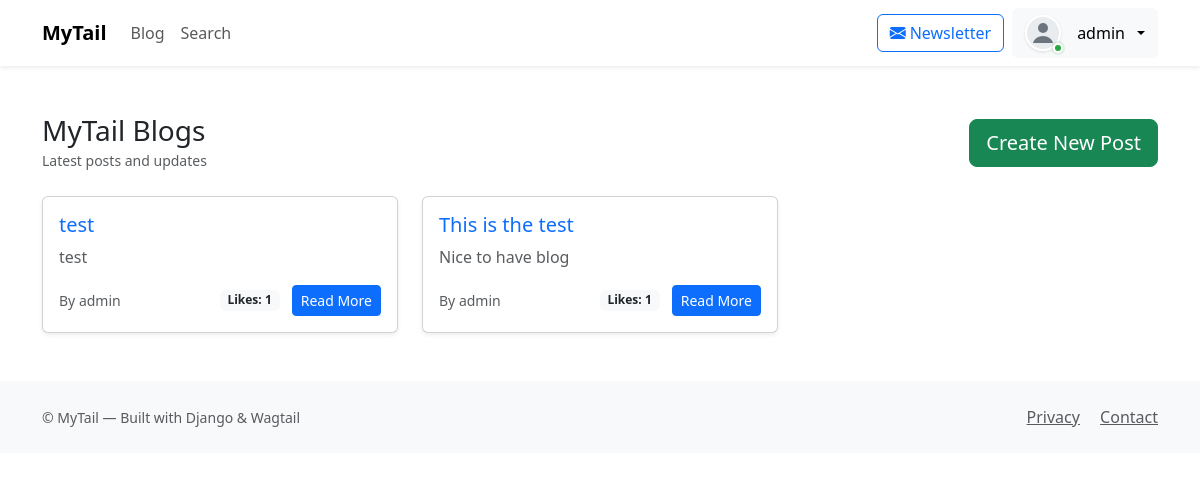
/blog/ (signed in), run on an earlier commit of the app's database.
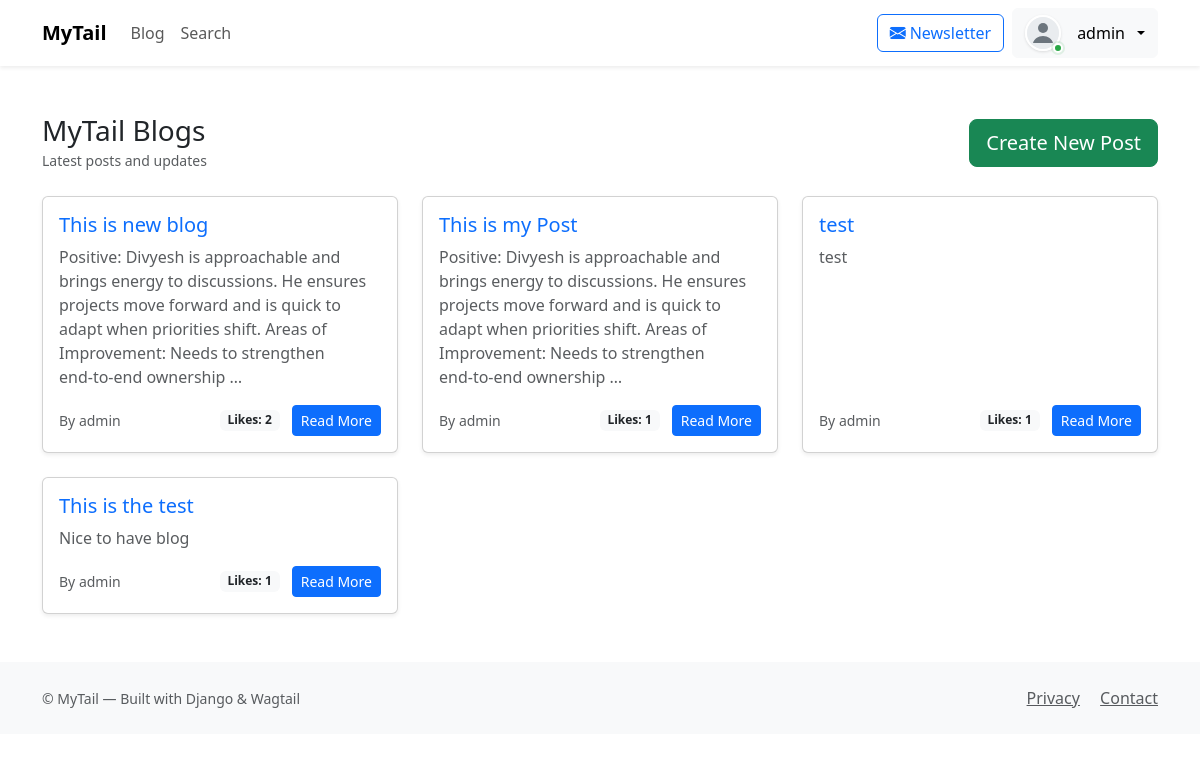
And on a later commit of the database.
### blog/models.py (models this page shows, shortened)
class BlogPost(models.Model):
    title = models.CharField(max_length=200)
    content = models.TextField()
    author = models.ForeignKey(User, on_delete=models.CASCADE)
    created_at = models.DateTimeField(auto_now_add=True)
    updated_at = models.DateTimeField(auto_now=True)
    def total_likes(self):
        return self.likes.count()

### blog/views.py (the view)
# urls.py: path('', views.blog_list, name='blog_list'),
def blog_list(request):
    posts = BlogPost.objects.all().order_by('-created_at')
    return render(request, 'blog/blog_list.html', {'posts': posts})

### blog/templates/blog/blog_list.html
{% extends "base.html" %}
{% load static %}
{% block content %}
<div class="container mt-5">
  <div class="d-flex justify-content-between align-items-center mb-4">
    <div>
      <h1 class="h3 mb-0">MyTail Blogs</h1>
      <small class="text-muted">Latest posts and updates</small>
    </div>
    <div>
      <a href="{% url 'blog_create' %}" class="btn btn-success btn-lg">Create New Post</a>
    </div>
  </div>
  <div class="row g-4">
    {% for post in posts %}
      <div class="col-12 col-md-6 col-lg-4">
        <div class="card h-100 shadow-sm">
          <div class="card-body d-flex flex-column">
            <h5 class="card-title text-primary">{{ post.title }}</h5>
            <p class="card-text text-muted">{{ post.content|truncatewords:30 }}</p>
            <div class="mt-auto d-flex justify-content-between align-items-center">
              <small class="text-muted">By {{ post.author.username }}</small>
              <div>
                <span class="badge bg-light text-dark me-2">Likes: {{ post.total_likes }}</span>
                <a href="{% url 'blog_detail' post.pk %}" class="btn btn-sm btn-primary">Read More</a>
              </div>
            </div>
          </div>
        </div>
      </div>
    {% empty %}
      <div class="col-12">
        <div class="alert alert-info">No blog posts yet.</div>
      </div>
    {% endfor %}
  </div>
</div>
{% endblock %}

### mysite/templates/base.html (shortened to what this page needs)
{% load static wagtailcore_tags wagtailuserbar %}
<!DOCTYPE html>
<html lang="en">
    <head>
    <link href="https://cdn.jsdelivr.net/npm/bootstrap@5.3.2/dist/css/bootstrap.min.css" rel="stylesheet">
    <link rel="stylesheet" href="{% static 'css/bootstrap-helpers.css' %}">
    <link rel="stylesheet" type="text/css" href="{% static 'css/mysite.css' %}">
    <link rel="stylesheet" href="https://cdn.jsdelivr.net/npm/bootstrap-icons@1.10.5/font/bootstrap-icons.css">
    </head>
    <body class="{% if request.user.is_authenticated %}{{ request.user.userprofile.default_theme }}{% else %}light{% endif %} {% block body_class %}{% endblock %}">
                <nav class="navbar navbar-expand-lg navbar-light bg-white shadow-sm">
                    <div class="container">
                        <a class="navbar-brand fw-bold" href="/">MyTail</a>
                        <div class="collapse navbar-collapse" id="mainNav">
                            <ul class="navbar-nav me-auto mb-2 mb-lg-0">
                                <li class="nav-item"><a class="nav-link" href="{% url 'blog_list' %}">Blog</a></li>
                                <li class="nav-item"><a class="nav-link" href="{% url 'search' %}">Search</a></li>
                            </ul>
                                                        <div class="d-flex align-items-center">
                                                                <button class="btn btn-outline-primary me-2" data-bs-toggle="modal" data-bs-target="#newsletterModal"><i class="bi bi-envelope-fill me-1"></i>Newsletter</button>
                                                                {% if request.user.is_authenticated %}
                                                                    <div class="dropdown">
                                                                                                            <button class="btn btn-light dropdown-toggle d-flex align-items-center gap-2" type="button" id="userMenu" data-bs-toggle="dropdown" aria-expanded="false">
                                                                                                                <span class="avatar-wrapper me-2">
                                                                                                                    <img src="{% static 'img/default-avatar.svg' %}" alt="{{ request.user.username }}" class="user-avatar">
                                                                                                                    <span class="online-dot" title="Online"></span>
                                                                                                                </span>
                                                                                                                <span class="d-none d-md-inline">{{ request.user.username }}</span>
                                                                                                            </button>
                                                                    </div>
                                                                {% else %}
                                                                    <a href="{% url 'login' %}" class="btn btn-outline-secondary me-2">Login</a>
                                                                    <a href="{% url 'signup' %}" class="btn btn-primary">Sign up</a>
                                                                {% endif %}
                                                        </div>
                        </div>
                    </div>
                </nav>
                {% block content %}{% endblock %}
                <footer class="bg-light mt-5 py-4">
                    <div class="container d-flex justify-content-between align-items-center">
                        <div>
                            <small class="text-muted">&copy; {{ now.year }} MyTail — Built with Django & Wagtail</small>
                        </div>
                        <div>
                            <a href="#" class="text-muted me-3">Privacy</a>
                            <a href="#" class="text-muted">Contact</a>
                        </div>
                    </div>
                </footer>
    </body>
</html>

What changed in the data, as far as the page shows it:
added BlogPost: title "This is new blog", content "Positive: Divyesh is approachable and brings energy to discussions. He ensures projects move forward and is quick to adapt when priorities shift. Areas of Improvement: Needs to strengthen end‑to‑end ownership …", author.username "admin", total_likes "2"
added BlogPost: title "This is my Post", content "Positive: Divyesh is approachable and brings energy to discussions. He ensures projects move forward and is quick to adapt when priorities shift. Areas of Improvement: Needs to strengthen end‑to‑end ownership …", author.username "admin", total_likes "1"
